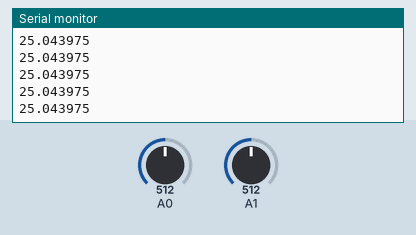
This sketch was run on a simulated Arduino Uno, built with avr-gcc and run on an emulated ATmega328P. On the bench: the last lines printed to the serial monitor. Inputs (shaded band) come from the test bench; at power-on: A0 = 512, A1 = 512.

Above: at 1.2 s.
1.3 s: A0 set to 716
At 2.1 s:
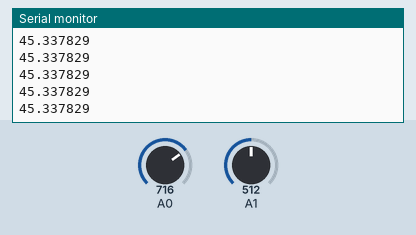
2.8 s: A0 set to 900
At 3.8 s:
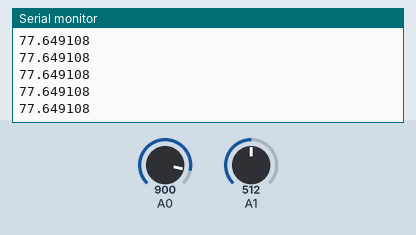
Timing chart, 0 to 5.8 s (numbered marks = the images above; inputs shaded):
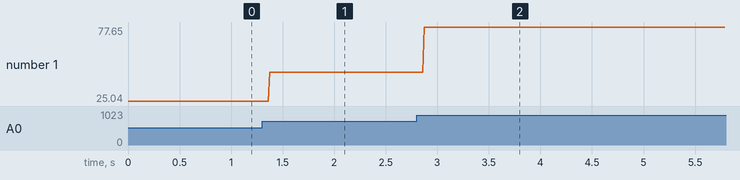

Measured:
- after the input at 1.3 s, the serial monitor: prints a new line after 0.07 s (image 1)
- after the input at 2.8 s, the serial monitor: prints a new line after 0.07 s (image 2)
- plotted number 1: 25.04 → 45.34 after the input at 1.3 s, 45.34 → 77 after the input at 2.8 s

The sketch:

HW4.2.ino
```cpp
float Vout;
float Vamp;
float R;
float T;
void setup() {
  Serial.begin(9600);
}

void loop() {
  Vout = 5.0 * analogRead(A0) / 1023.0;
  Vamp = 5.0 * analogRead(A1) / 1023.0;
  R = 50000.0 / Vout - 10000.0; // resistance of thermister (when thermister is closer to 5V)
  T = 1.0 / (1.0 / 298.0 + 1.0 / 3950.0 * log(R / 10000.0)); // Steinhart-Hart Eqn
  Serial.println(T - 273.0, 6); // Temp (C)
}
```
